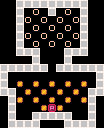

Below is a game level as drawn by its tile map, then a one-line description and the .tmx file that defines it, in full:
An orthogonal 13x16 tile map with 8x8 px tiles, 1 tile layer (tiles).

<map version="1.0" tiledversion="1.0.2" orientation="orthogonal" renderorder="left-up" width="13" height="16" tilewidth="8" tileheight="8" nextobjectid="1">
 <tileset firstgid="1" source="tileset.tsx" />
 <layer name="tiles" width="13" height="16">
  <data encoding="csv">
0,0,5,5,5,5,5,5,5,5,5,0,0,0,0,5,0,2,0,5,0,2,0,5,0,0,0,0,5,2,0,2,0,2,0,2,5,0,0,0,0,5,0,2,0,2,0,2,0,5,0,0,0,0,5,2,0,2,0,2,0,2,5,0,0,0,0,5,0,2,0,2,0,2,0,5,0,0,0,0,5,5,5,0,0,0,5,5,5,0,0,0,0,0,0,5,0,0,0,5,0,0,0,0,5,5,5,5,5,5,0,5,5,5,5,5,5,5,0,0,0,0,0,0,0,0,0,0,0,5,5,0,1,0,1,0,1,0,1,0,1,0,5,5,5,0,1,0,1,0,1,0,1,0,5,5,0,5,1,0,1,0,1,0,1,0,1,5,0,0,5,0,0,0,1,3,1,0,0,0,5,0,0,5,0,0,5,5,5,5,5,0,0,5,0,0,5,5,5,5,0,0,0,5,5,5,5,0
</data>
 </layer>
</map>
